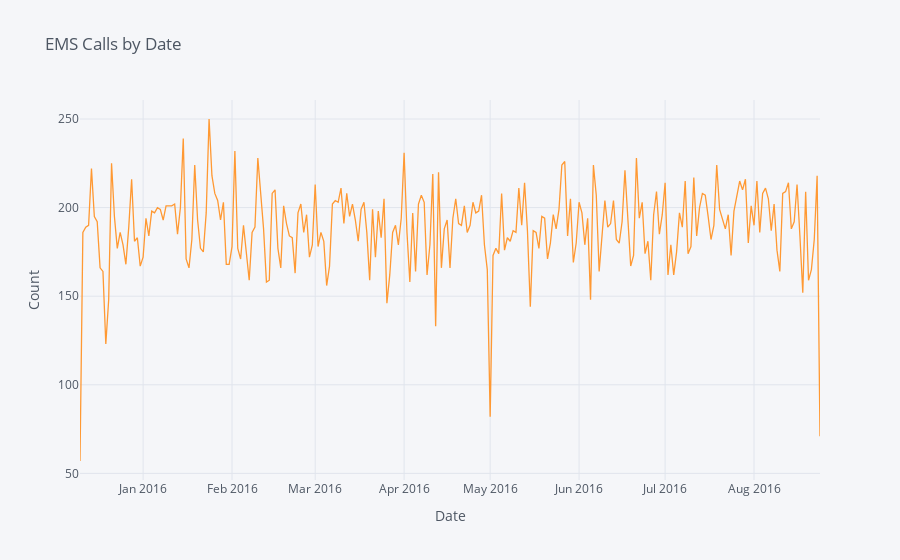

Here is the notebook cell this chart was saved with:
### Code cell
#Calls by EMS reason
calls_by_date_ems = df[df['reason'] == 'EMS'].groupby('date').count()['lat']
print("EMS Calls by Date:\n",calls_by_date_ems)
calls_by_date_ems.iplot(title='EMS Calls by Date',
                        xTitle='Date', yTitle='Count')
#EMS incidents are showing peaks on certain dates not just 23rd Jan 2016
#there must be traffic issues on 23rd Jan 2016 not as much as EMS incidents

### Figure 1 — Plotly figure (JSON) as saved in the notebook; plotly's stock layout.template omitted (floating-point values rounded to 4 significant figures; data arrays with more than 128 entries replaced by an {"elided": "..."} marker saying what was removed)
{"data": [{"line": {"color": "rgba(255, 153, 51, 1.0)", "dash": "solid", "shape": "linear", "width": 1.3}, "mode": "lines", "name": "lat", "text": "", "type": "scatter", "x": {"elided": "259 str values"}, "y": {"elided": "259 int values"}}], "layout": {"legend": {"bgcolor": "#F5F6F9", "font": {"color": "#4D5663"}}, "paper_bgcolor": "#F5F6F9", "plot_bgcolor": "#F5F6F9", "title": {"font": {"color": "#4D5663"}, "text": "EMS Calls by Date"}, "xaxis": {"gridcolor": "#E1E5ED", "showgrid": true, "tickfont": {"color": "#4D5663"}, "title": {"font": {"color": "#4D5663"}, "text": "Date"}, "zerolinecolor": "#E1E5ED"}, "yaxis": {"gridcolor": "#E1E5ED", "showgrid": true, "tickfont": {"color": "#4D5663"}, "title": {"font": {"color": "#4D5663"}, "text": "Count"}, "zerolinecolor": "#E1E5ED"}}}
